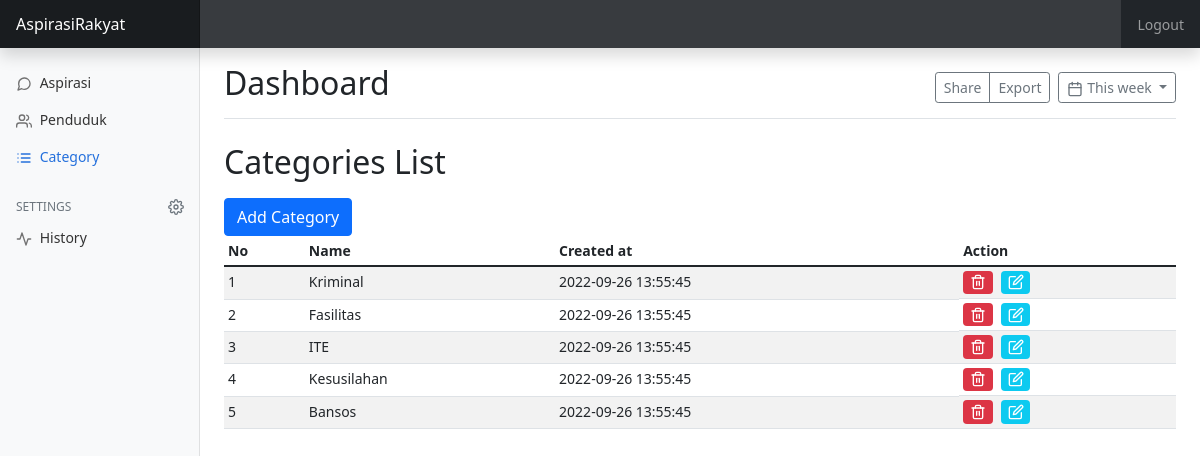
The page /dashboard/categories.php (signed in) on the database its author committed.
### tables this page shows
CREATE TABLE `categories` (
  `id` bigint(20) UNSIGNED NOT NULL,
  `name` varchar(255) NOT NULL,
  `created_at` timestamp NULL DEFAULT NULL,
  `updated_at` timestamp NULL DEFAULT NULL
);

### logic/controller.php (called while the page is built, shortened)
<?php
$conn = mysqli_connect('localhost','root','','aspirasirakyat');
function query($query) {
    global $conn;
    $result = mysqli_query($conn,$query);
    $rows = [];
    while($row = mysqli_fetch_assoc($result)){
        $rows[] = $row;
    }
    return $rows;
}

### dashboard/categories.php (the view, shortened to what this page needs)
<?php
  require_once '../logic/controller.php';
  $categories = query("SELECT id, name ,created_at FROM categories
                  ORDER BY created_at DESC");
?>
<?php
require_once '../templates/header.php';
?>
<link rel="stylesheet" href="../resource/css/dashboard.css">
</head>
<body>
<?php require_once 'partials/navbar.php'?>
<div class="container-fluid">
  <div class="row">
    <?php require_once 'partials/sidebar.php'?>
    <main class="col-md-9 ms-sm-auto col-lg-10 px-md-4">
      <div class="d-flex justify-content-between flex-wrap flex-md-nowrap align-items-center pt-3 pb-2 mb-4 border-bottom">
        <h1 class="h2">Dashboard</h1>
        <div class="btn-toolbar mb-2 mb-md-0">
          <div class="btn-group me-2">
            <button type="button" class="btn btn-sm btn-outline-secondary">Share</button>
            <button type="button" class="btn btn-sm btn-outline-secondary">Export</button>
          </div>
          <button type="button" class="btn btn-sm btn-outline-secondary dropdown-toggle">
            <span data-feather="calendar"></span>
            This week
          </button>
        </div>
      </div>
      <h2 class="my-3">Categories List</h2>
      <button type="button" class="btn btn-primary">Add Category</button>
      <div class="table-responsive">
        <table class="table table-striped table-sm">
          <thead>
            <tr>
              <th scope="col">No</th>
              <th scope="col">Name</th>
              <th scope="col">Created at</th>
              <th scope="col">Action</th>
            </tr>
          </thead>
          <tbody>
            <?php
            $i = 1;
            foreach($categories as $c):
            ?>
            <tr>
              <td><?= $i ?></td>
              <td><?= $c['name'] ?></td>
              <td><?= $c['created_at'] ?></td>
              <td class="d-flex justify-content-start gap-2">
                <a class="badge bg-danger text-decoration-none"><span data-feather="trash-2"></span></a>
                <a class="badge bg-info text-decoration-none"><span data-feather="edit"></span></a>
              </td>
            </tr>
            <?php
            $i++;
            endforeach;
            ?>
          </tbody>
        </table>
      </div>
    </main>
  </div>
</div>
<?php require_once '../templates/footer.php'?>

### resource/css/dashboard.css (style rules this page uses)
body { font-size: .875rem; }
.feather { width: 16px; height: 16px; vertical-align: text-bottom; }

### rows shown on the page
categories: name "Kriminal", created_at "2022-09-26 13:55:45"
categories: name "Fasilitas", created_at "2022-09-26 13:55:45"
categories: name "ITE", created_at "2022-09-26 13:55:45"
categories: name "Kesusilahan", created_at "2022-09-26 13:55:45"
categories: name "Bansos", created_at "2022-09-26 13:55:45"
